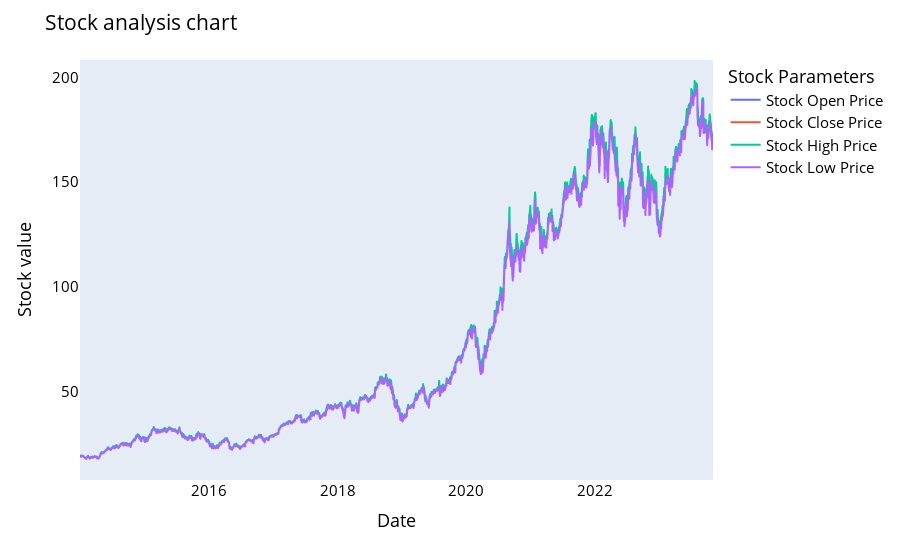

Notebook cell for this chart:
### Markdown cell above
The chart illustrates the seasonal variations in both the highest and lowest stock prices throughout the year.

Months such as June, July, and August stand out with the highest stock prices.

Particularly January and February, show relatively lower stock prices.

### Code cell
# Trend comparision between stock open price, close price, high price, low price
names = cycle(['Stock Open Price','Stock Close Price','Stock High Price','Stock Low Price'])

fig = px.line(Apple_Stock_no_outliers, x=Apple_Stock_no_outliers.Date, y=[Apple_Stock_no_outliers['Open'], Apple_Stock_no_outliers['Close'], 
                                         Apple_Stock_no_outliers['High'], Apple_Stock_no_outliers['Low']],
             labels={'Date': 'Date','value':'Stock value'})
fig.update_layout(title_text='Stock analysis chart', font_size=15, font_color='black',legend_title_text='Stock Parameters')
fig.for_each_trace(lambda t:  t.update(name = next(names)))
fig.update_xaxes(showgrid=False)
fig.update_yaxes(showgrid=False)

fig.show()

### Figure 1 — Plotly figure (JSON) as saved in the notebook; plotly's stock layout.template omitted (floating-point values rounded to 4 significant figures; data arrays with more than 128 entries replaced by an {"elided": "..."} marker saying what was removed)
{"data": [{"hovertemplate": "variable=Open<br>Date=%{x}<br>Stock value=%{y}<extra></extra>", "legendgroup": "Open", "line": {"color": "#636efa", "dash": "solid"}, "marker": {"symbol": "circle"}, "mode": "lines", "name": "Stock Open Price", "showlegend": true, "type": "scattergl", "x": {"elided": "2350 str values"}, "xaxis": "x", "y": {"elided": "2350 float values"}, "yaxis": "y"}, {"hovertemplate": "variable=Close<br>Date=%{x}<br>Stock value=%{y}<extra></extra>", "legendgroup": "Close", "line": {"color": "#EF553B", "dash": "solid"}, "marker": {"symbol": "circle"}, "mode": "lines", "name": "Stock Close Price", "showlegend": true, "type": "scattergl", "x": {"elided": "2350 str values"}, "xaxis": "x", "y": {"elided": "2350 float values"}, "yaxis": "y"}, {"hovertemplate": "variable=High<br>Date=%{x}<br>Stock value=%{y}<extra></extra>", "legendgroup": "High", "line": {"color": "#00cc96", "dash": "solid"}, "marker": {"symbol": "circle"}, "mode": "lines", "name": "Stock High Price", "showlegend": true, "type": "scattergl", "x": {"elided": "2350 str values"}, "xaxis": "x", "y": {"elided": "2350 float values"}, "yaxis": "y"}, {"hovertemplate": "variable=Low<br>Date=%{x}<br>Stock value=%{y}<extra></extra>", "legendgroup": "Low", "line": {"color": "#ab63fa", "dash": "solid"}, "marker": {"symbol": "circle"}, "mode": "lines", "name": "Stock Low Price", "showlegend": true, "type": "scattergl", "x": {"elided": "2350 str values"}, "xaxis": "x", "y": {"elided": "2350 float values"}, "yaxis": "y"}], "layout": {"font": {"color": "black", "size": 15}, "legend": {"title": {"text": "Stock Parameters"}, "tracegroupgap": 0}, "margin": {"t": 60}, "title": {"text": "Stock analysis chart"}, "xaxis": {"anchor": "y", "domain": [0, 1], "showgrid": false, "title": {"text": "Date"}}, "yaxis": {"anchor": "x", "domain": [0, 1], "showgrid": false, "title": {"text": "Stock value"}}}}
